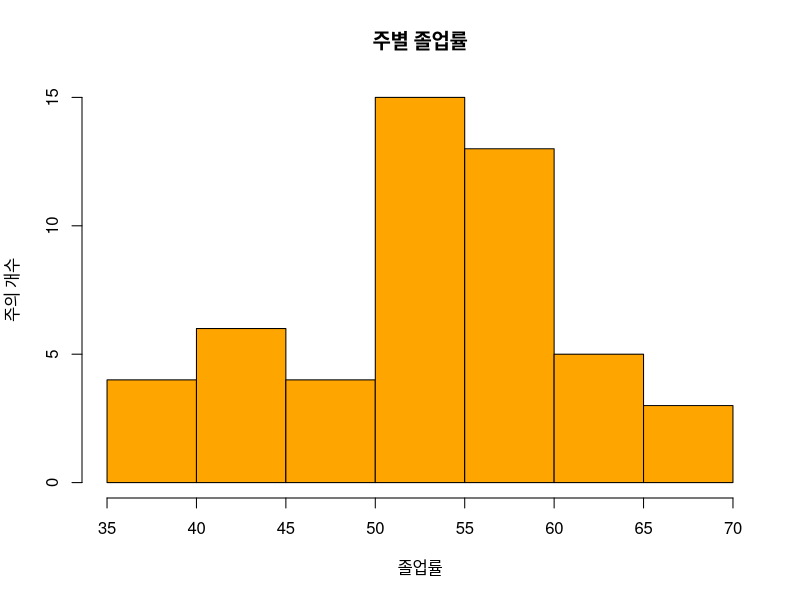
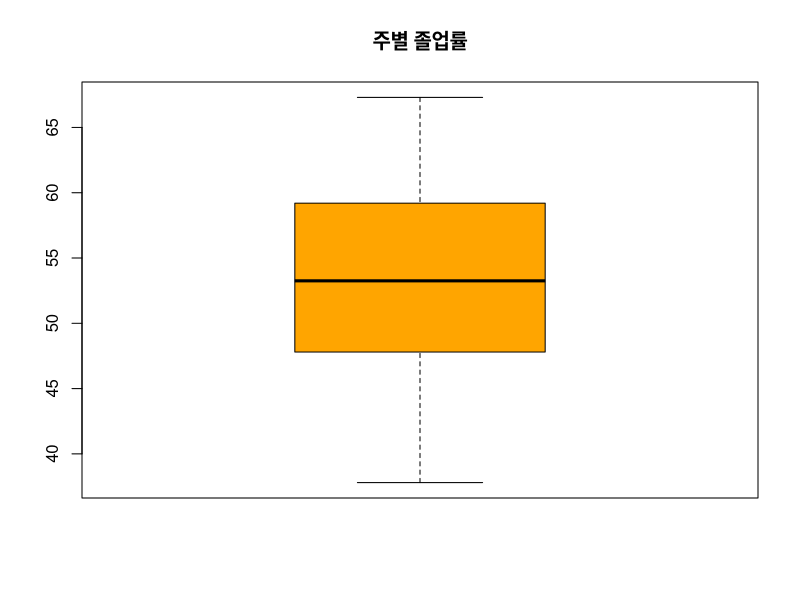

The R source for these figures, in order: (Note: this script raises an error after producing the figures.)
#데이터준비
grad = state.x77[,'HS Grad']
grad

#사분위수
summary(grad) 
var(grad) ##분산
sd(grad) # 표준편차

#히스토그림
hist(grad, main='주별 졸업률',
     xlab='졸업률',
     ylab='주의 개수',
     col='orange')

#상자그림
boxplot(grad, main='주별 졸업률',
        col='orange')

#졸업률이 가장 높은/낮은 주
idx=which(grad==max(grad))
grad[idx]
idx=which(grad==min(grad))
grad[idx]

#졸업률 평균 이하인 주
idx=which(grad<mean(grad))
grad[idx]

hist(TitanicSurvival$age, main='age',
     xlab='age',
     ylab='cnt')

boxplot(TitanicSurvival$age, main='age')

